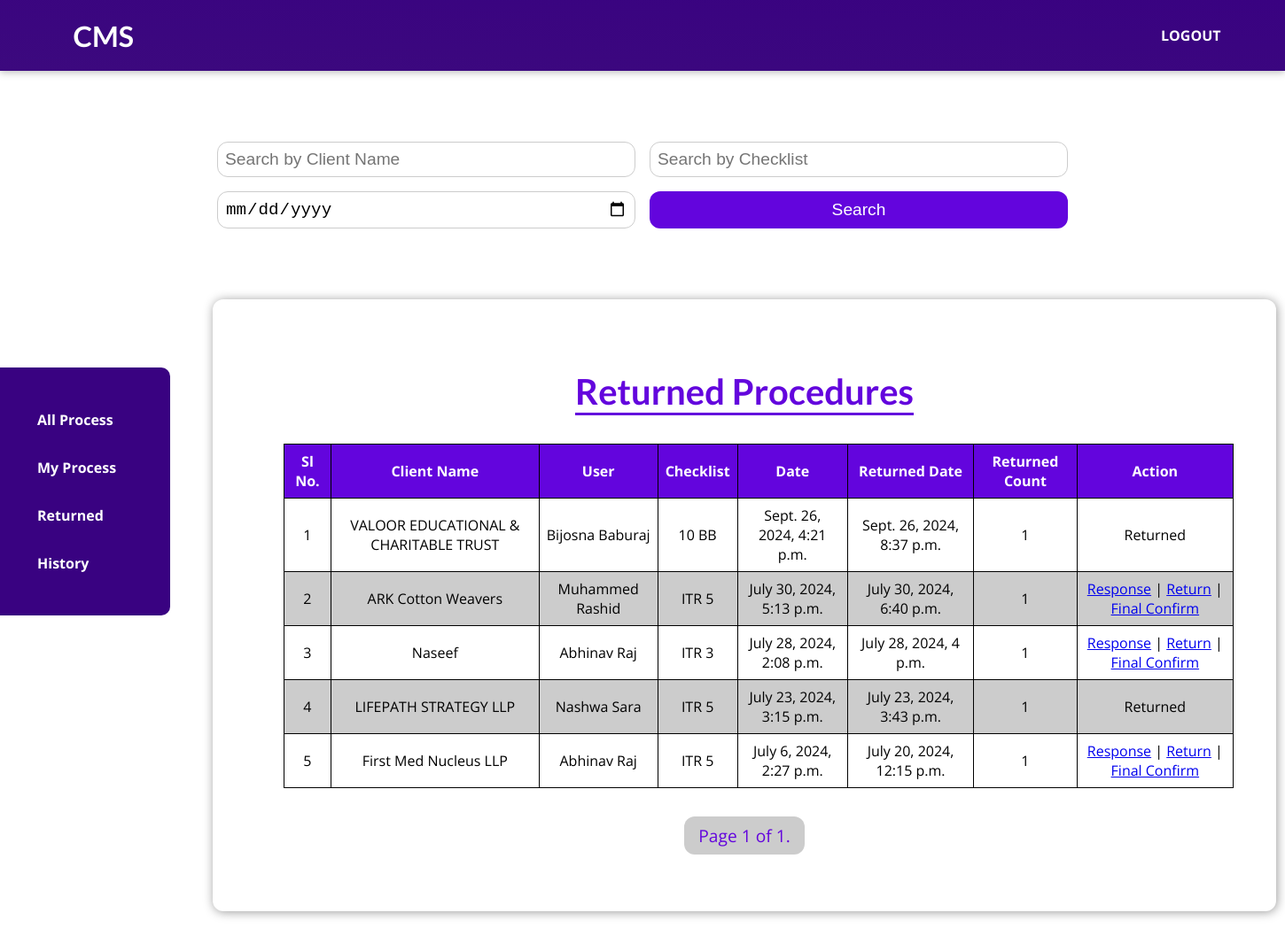
Screenshot of /checker/return/ (signed in) with the database file from the repository.
### user/models.py (models this page shows, shortened)
class Procedure(models.Model):
    STATUS_CHOICES = [
        ('Pending', 'Pending'),
        ('Submitted', 'Submitted'),
        ('Processing', 'Processing'),
        ('Returned', 'Returned'),
        ('Reviewed', 'Reviewed'),
        ('Deleted', 'Deleted'),
    ]
    user = models.ForeignKey(User, on_delete=models.SET_NULL, null=True, blank=True)
    client_name = models.CharField(max_length=255)
    data_path = models.CharField(max_length=255)
    checklist = models.ForeignKey(Checklist, on_delete=models.PROTECT)
    date_created = models.DateTimeField(auto_now_add=True)
    status = models.CharField(max_length=10, choices=STATUS_CHOICES, default='Pending')
    checker = models.ForeignKey(User, on_delete=models.SET_NULL, null=True, blank=True, related_name='checked_procedures')
    return_count = models.PositiveIntegerField(default=0)
    final_submission_date = models.DateTimeField(null=True, blank=True)
    returned_date = models.DateTimeField(null=True, blank=True)

### checklist/models.py (models this page shows, shortened)
class Checklist(models.Model):
    name = models.CharField(max_length=100)

### checker/views.py (the view)
# urls.py: path("return/", views.checkers_returned, name="checkers_returned"),
@login_required
@user_passes_test(checkers_group_required)
def checkers_returned(request):
    user = request.user
    procedures = Procedure.objects.filter(
    Q(checker=user) &
    (Q(status='Returned') | Q(return_count__gt=0)) &
    ~Q(status='Reviewed')
).order_by('-returned_date')
    search_client_name = request.GET.get('searchClientName')
    search_checklist = request.GET.get('searchChecklist')
    search_date = request.GET.get('searchDate')
    if search_client_name:
        procedures = procedures.filter(client_name__icontains=search_client_name)
    if search_checklist:
        procedures = procedures.filter(checklist__name__icontains=search_checklist)
    if search_date:
        procedures = procedures.filter(date_created__date=search_date)
    paginator = Paginator(procedures, 10)  # Show 10 procedures per page
    page_number = request.GET.get('page')
    page_obj = paginator.get_page(page_number)
    return render(request, 'checker/returned.html', {'page_obj': page_obj, 'user': user})

### checker/views.py (called while the page is built)
def checkers_group_required(user):
    return user.groups.filter(name='Checkers').exists()

### checker/templates/checker/returned.html (shortened to what this page needs)
{% extends 'base.html' %}
{% load static %}
{% block style_content %}
  <link rel="stylesheet" href="{% static 'checker/check_table.css' %}" />
  <link rel="stylesheet" href="{% static 'checker/sidebar.css' %}" />
{% endblock %}
{% block type %}
  <h1><a href="{% url 'checker_index' %}">CMS</a></h1>
{% endblock %}
{% block sidebar %}
  {% include 'checker/includes/sidebar.html' %}
{% endblock %}
{% block body_content %}
  <section id="search-container">
    <form id="searchForm" method="GET" action="{% url 'checkers_returned' %}">
      <div class="search-container">
        <input type="text" name="searchClientName" id="searchClientName" placeholder="Search by Client Name" />
        <input type="text" name="searchChecklist" id="searchChecklist" placeholder="Search by Checklist" />
        <input type="date" name="searchDate" id="searchDate" placeholder="Search by Date" />
        <button type="submit">Search</button>
      </div>
    </form>
  </section>
  <section id="procedure_table">
    <header>
      <h2>Returned Procedures</h2>
    </header>
    <table>
      <thead>
        <tr>
          <th>Sl No.</th>
          <th>Client Name</th>
          <th>User</th>
          <th>Checklist</th>
          <th>Date</th>
          <th>Returned Date</th>
          <th>Returned Count</th>
          <th>Action</th>
        </tr>
      </thead>
      <tbody>
        {% if page_obj %}
          {% for procedure in page_obj %}
            <tr>
              <td>{{ forloop.counter0|add:page_obj.start_index }}</td>
              <td>{{ procedure.client_name }}</td>
              <td>{{ procedure.user.first_name }} {{ procedure.user.last_name }}</td>
              <td>{{ procedure.checklist.name }}</td>
              <td>{{ procedure.date_created }}</td>
              <td>{{ procedure.returned_date }}</td>
              <td>{{ procedure.return_count }}</td>
              <td>
                {% if procedure.status == 'Submitted' %}
                  <a href="{% url 'view_response' procedure.id %}">Response</a> |
                  <a href="{% url 'return_procedure' procedure.id %}">Return</a> |
                  <a href="{% url 'final_submit' procedure.id %}">Final Confirm</a>
                {% else %}
                  Returned
                {% endif %}
              </td>
            </tr>
          {% endfor %}
        {% else %}
          <tr>
            <td colspan="8">No records found</td>
          </tr>
        {% endif %}
      </tbody>
    </table>
    <div class="pagination">
      <span class="step-links">
        <span class="current">Page {{ page_obj.number }} of {{ page_obj.paginator.num_pages }}.</span>
      </span>
    </div>
  </section>
{% endblock %}

### static/app.css (style rules this page uses)
* { box-sizing: border-box; }
html { font-family: 'Open Sans', 'Lato', sans-serif; }
body { min-width: 465px; margin: 0; }
h1, h2, h3 { font-family: 'Lato', sans-serif; font-weight: bold; }
#main-navigation a { text-decoration: none; color: white; font-weight: bold; padding-left: 10px; }

### checker/static/checker/check_table.css (style rules this page uses)
#procedure_table { background-color: white; padding: 4rem; border-radius: 12px; width: 75rem; margin: 5rem 15rem; box-shadow: 1px 1px 12px rgba(0, 0, 0, 0.4); }
#procedure_table header { text-align: center; }
#procedure_table h2 { font-size: 2.5rem; margin: 1rem; color: #6305dd; display: inline-block; border-bottom: 3px solid #6305dd; }
#procedure_table table { width: 100%; border-collapse: collapse; margin: 1rem; }
#procedure_table th, #procedure_table td { border: 1px solid black; padding: 0.5rem; text-align: center; }
#procedure_table th { background-color: #6305dd; color: white; }
#procedure_table tr:nth-of-type(even) { background-color: #ccc; }
#procedure_table .pagination { display: flex; justify-content: center; align-items: center; margin-top: 2rem; }
#procedure_table .pagination .step-links { display: flex; gap: 1rem; }
#procedure_table .pagination a, #procedure_table .pagination span.current { background-color: #6305dd; color: white; padding: 0.5rem 1rem; border-radius: 12px; text-decoration: none; font-size: 1.2rem; transition: background-color 0.2s ease-in-out; }
#procedure_table .pagination span.current { background-color: #ccc; color: #6305dd; }
#search-container { width: 60rem; margin: 10rem auto 2rem auto; }
.search-container { display: flex; flex-wrap: wrap; gap: 1rem; margin-bottom: 1rem; }
.search-container input, .search-container select, .search-container button { padding: 0.5rem; border: 1px solid #ccc; border-radius: 12px; font-size: 1.2rem; flex: 1 1 40%; }
.search-container button { background-color: #6305dd; color: white; border: none; cursor: pointer; transition: background-color 0.2s ease-in-out; }

### checker/static/checker/sidebar.css (style rules this page uses)
.search-container { text-align: center; }

### rows the page displays
Procedure: client_name "VALOOR EDUCATIONAL & CHARITABLE TRUST", user.first_name "Bijosna", user.last_name "Baburaj", checklist.name "10 BB", date_created "Sept. 26, 2024, 4:21 p.m.", returned_date "Sept. 26, 2024, 8:37 p.m.", return_count "1", status "Returned"
Procedure: client_name "ARK Cotton Weavers", user.first_name "Muhammed", user.last_name "Rashid", checklist.name "ITR 5", date_created "July 30, 2024, 5:13 p.m.", returned_date "July 30, 2024, 6:40 p.m.", return_count "1", status "Response"
Procedure: client_name "Naseef", user.first_name "Abhinav", user.last_name "Raj", checklist.name "ITR 3", date_created "July 28, 2024, 2:08 p.m.", returned_date "July 28, 2024, 4 p.m.", return_count "1", status "Response"
Procedure: client_name "LIFEPATH STRATEGY LLP", user.first_name "Nashwa", user.last_name "Sara", checklist.name "ITR 5", date_created "July 23, 2024, 3:15 p.m.", returned_date "July 23, 2024, 3:43 p.m.", return_count "1", status "Returned"
Procedure: client_name "First Med Nucleus LLP", user.first_name "Abhinav", user.last_name "Raj", checklist.name "ITR 5", date_created "July 6, 2024, 2:27 p.m.", returned_date "July 20, 2024, 12:15 p.m.", return_count "1", status "Response"

### other values shown
{{ page_obj.number }} "1"
{{ page_obj.paginator.num_pages }} "1"
